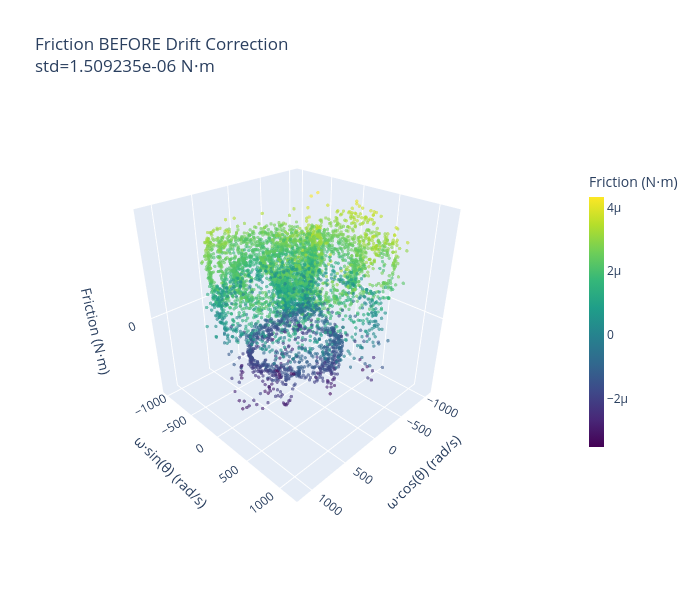
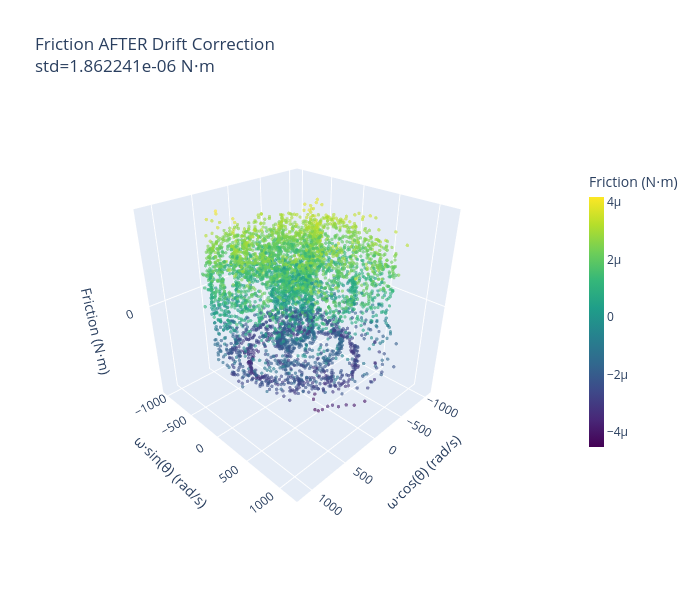
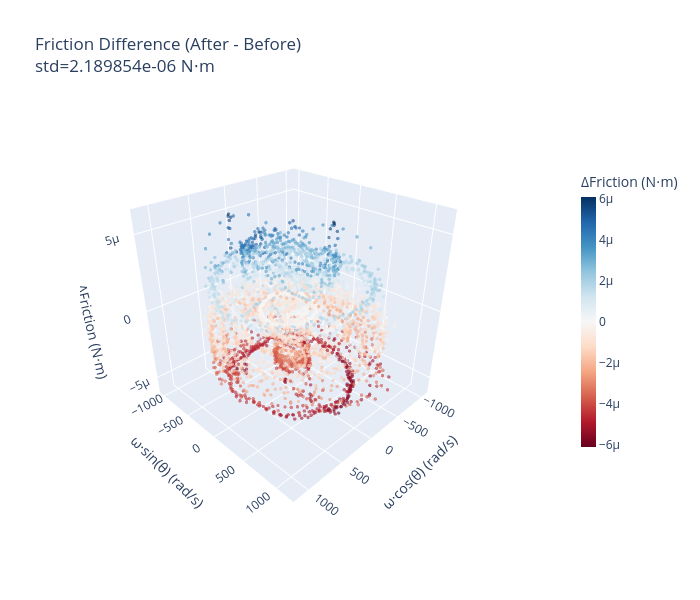

The code cell stored with these charts, in order, in its notebook:
### Code cell
## Step 5: Compute Forces and 3D Visualization

# Physical parameters for force computation
J_INITIAL = 9.33e-12  # Moment of inertia (kg⋅m²)
B_MAGNET_INITIAL = 0.00113  # Magnetic moment (A⋅m²)

# Compute magnetic torque and friction force
B_ext = mag_field_trim * 1e-3  # Convert mT to T
B_const = B_MAGNET_INITIAL * B_ext
torque = B_const * np.sin(theta_field_trim - theta_trk_trim)
frc = torque - J_INITIAL * alpha_trk_trim

print(f"Force Computation:")
print(f"  Torque range: [{np.min(torque):.6e}, {np.max(torque):.6e}] N⋅m")
print(f"  Friction range: [{np.min(frc):.6e}, {np.max(frc):.6e}] N⋅m")
print(f"  Torque std: {np.std(torque):.6e} N⋅m")
print(f"  Friction std: {np.std(frc):.6e} N⋅m")

# Compute friction BEFORE drift correction for comparison
# Check if original data exists (saved in drift correction cell)
if 'theta_field_original_before_correction' in locals() or 'theta_field_original_before_correction' in globals():
    print(f"\n{'='*70}")
    print("COMPARING FRICTION: Before vs After Drift Correction")
    print(f"{'='*70}")
    
    # Compute friction before correction
    B_ext_before = mag_field_trim * 1e-3  # Convert mT to T
    B_const_before = B_MAGNET_INITIAL * B_ext_before
    torque_before = B_const_before * np.sin(theta_field_original_before_correction - theta_trk_trim)
    frc_before = torque_before - J_INITIAL * alpha_trk_trim
    
    # Current friction (after correction)
    frc_after = frc.copy()
    
    print(f"\nFriction Statistics:")
    print(f"  Before correction: range=[{np.min(frc_before):.6e}, {np.max(frc_before):.6e}], std={np.std(frc_before):.6e}")
    print(f"  After correction:  range=[{np.min(frc_after):.6e}, {np.max(frc_after):.6e}], std={np.std(frc_after):.6e}")
    print(f"  Difference std: {np.std(frc_after - frc_before):.6e}")
    print(f"  Mean difference: {np.mean(frc_after - frc_before):.6e}")
    
    # 3D Visualization: Compare friction before and after
    import plotly.graph_objects as go
    
    # Prepare state space coordinates (same as earlier plots)
    omega_offset = omega_trk_trim - np.min(omega_trk_trim)
    theta_wrapped_viz = theta_trk_trim % (2 * np.pi)
    
    x_coords = omega_offset * np.cos(theta_wrapped_viz)
    y_coords = omega_offset * np.sin(theta_wrapped_viz)
    
    # Common camera position
    camera = dict(eye=dict(x=1.5, y=1.5, z=1.2))
    
    # Plot 1: Friction BEFORE correction
    fig_before = go.Figure(data=[go.Scatter3d(
        x=x_coords,
        y=y_coords,
        z=frc_before,
        mode='markers',
        marker=dict(
            size=2,
            color=frc_before,
            colorscale='Viridis',
            showscale=True,
            colorbar=dict(title="Friction (N⋅m)", x=1.15, len=0.7, thickness=15),
            opacity=0.6
        ),
        text=[f"θ={theta_wrapped_viz[i]:.2f} rad<br>ω={omega_trk_trim[i]:.1f} rad/s<br>F={frc_before[i]:.2e} N⋅m" 
              for i in range(len(frc_before))],
        hovertemplate='%{text}<extra></extra>'
    )])
    
    fig_before.update_layout(
        title='Friction BEFORE Drift Correction<br>std=' + f'{np.std(frc_before):.6e} N⋅m',
        scene=dict(
            xaxis_title='ω·cos(θ) (rad/s)',
            yaxis_title='ω·sin(θ) (rad/s)',
            zaxis_title='Friction (N⋅m)',
            aspectmode='cube'
        ),
        width=700,
        height=600,
        margin=dict(r=100),
        scene_camera=camera
    )
    
    # Plot 2: Friction AFTER correction
    fig_after = go.Figure(data=[go.Scatter3d(
        x=x_coords,
        y=y_coords,
        z=frc_after,
        mode='markers',
        marker=dict(
            size=2,
            color=frc_after,
            colorscale='Viridis',
            showscale=True,
            colorbar=dict(title="Friction (N⋅m)", x=1.15, len=0.7, thickness=15),
            opacity=0.6
        ),
        text=[f"θ={theta_wrapped_viz[i]:.2f} rad<br>ω={omega_trk_trim[i]:.1f} rad/s<br>F={frc_after[i]:.2e} N⋅m" 
              for i in range(len(frc_after))],
        hovertemplate='%{text}<extra></extra>'
    )])
    
    fig_after.update_layout(
        title='Friction AFTER Drift Correction<br>std=' + f'{np.std(frc_after):.6e} N⋅m',
        scene=dict(
            xaxis_title='ω·cos(θ) (rad/s)',
            yaxis_title='ω·sin(θ) (rad/s)',
            zaxis_title='Friction (N⋅m)',
            aspectmode='cube'
        ),
        width=700,
        height=600,
        margin=dict(r=100),
        scene_camera=camera
    )
    
    # Plot 3: Difference (After - Before)
    frc_diff = frc_after - frc_before
    
    fig_diff = go.Figure(data=[go.Scatter3d(
        x=x_coords,
        y=y_coords,
        z=frc_diff,
        mode='markers',
        marker=dict(
            size=2,
            color=frc_diff,
            colorscale='RdBu',
            showscale=True,
            colorbar=dict(title="ΔFriction (N⋅m)", x=1.15, len=0.7, thickness=15),
            opacity=0.6,
            cmin=-np.max(np.abs(frc_diff)),
            cmax=np.max(np.abs(frc_diff))
        ),
        text=[f"θ={theta_wrapped_viz[i]:.2f} rad<br>ω={omega_trk_trim[i]:.1f} rad/s<br>ΔF={frc_diff[i]:.2e} N⋅m" 
              for i in range(len(frc_diff))],
        hovertemplate='%{text}<extra></extra>'
    )])
    
    fig_diff.update_layout(
        title='Friction Difference (After - Before)<br>std=' + f'{np.std(frc_diff):.6e} N⋅m',
        scene=dict(
            xaxis_title='ω·cos(θ) (rad/s)',
            yaxis_title='ω·sin(θ) (rad/s)',
            zaxis_title='ΔFriction (N⋅m)',
            aspectmode='cube'
        ),
        width=700,
        height=600,
        margin=dict(r=100),
        scene_camera=camera
    )
    
    print("\nShowing 3D friction visualizations:")
    print("  1. BEFORE drift correction")
    print("  2. AFTER drift correction")
    print("  3. DIFFERENCE (After - Before)")
    
    fig_before.show()
    fig_after.show()
    fig_diff.show()
    
    print(f"\n✓ 3D friction comparison complete")
else:
    print("\n⚠ Original data before correction not available. Run drift correction cell first.")

### Figure 1 — Plotly figure (JSON) as saved in the notebook; plotly's stock layout.template omitted (floating-point values rounded to 4 significant figures; data arrays with more than 128 entries replaced by an {"elided": "..."} marker saying what was removed)
{"data": [{"hovertemplate": "%{text}<extra></extra>", "marker": {"color": {"elided": "5181 float values"}, "colorbar": {"len": 0.7, "thickness": 15, "title": {"text": "Friction (N⋅m)"}, "x": 1.15}, "colorscale": [[0, "#440154"], [0.1111, "#482878"], [0.2222, "#3e4989"], [0.3333, "#31688e"], [0.4444, "#26828e"], [0.5556, "#1f9e89"], [0.6667, "#35b779"], [0.7778, "#6ece58"], [0.8889, "#b5de2b"], [1, "#fde725"]], "opacity": 0.6, "showscale": true, "size": 2}, "mode": "markers", "text": {"elided": "5181 str values"}, "type": "scatter3d", "x": {"elided": "5181 float values"}, "y": {"elided": "5181 float values"}, "z": {"elided": "5181 float values"}}], "layout": {"height": 600, "margin": {"r": 100}, "scene": {"aspectmode": "cube", "camera": {"eye": {"x": 1.5, "y": 1.5, "z": 1.2}}, "xaxis": {"title": {"text": "ω·cos(θ) (rad/s)"}}, "yaxis": {"title": {"text": "ω·sin(θ) (rad/s)"}}, "zaxis": {"title": {"text": "Friction (N⋅m)"}}}, "title": {"text": "Friction BEFORE Drift Correction<br>std=1.509235e-06 N⋅m"}, "width": 700}}

### Figure 2 — Plotly figure (JSON) as saved in the notebook; plotly's stock layout.template omitted (floating-point values rounded to 4 significant figures; data arrays with more than 128 entries replaced by an {"elided": "..."} marker saying what was removed)
{"data": [{"hovertemplate": "%{text}<extra></extra>", "marker": {"color": {"elided": "5181 float values"}, "colorbar": {"len": 0.7, "thickness": 15, "title": {"text": "Friction (N⋅m)"}, "x": 1.15}, "colorscale": [[0, "#440154"], [0.1111, "#482878"], [0.2222, "#3e4989"], [0.3333, "#31688e"], [0.4444, "#26828e"], [0.5556, "#1f9e89"], [0.6667, "#35b779"], [0.7778, "#6ece58"], [0.8889, "#b5de2b"], [1, "#fde725"]], "opacity": 0.6, "showscale": true, "size": 2}, "mode": "markers", "text": {"elided": "5181 str values"}, "type": "scatter3d", "x": {"elided": "5181 float values"}, "y": {"elided": "5181 float values"}, "z": {"elided": "5181 float values"}}], "layout": {"height": 600, "margin": {"r": 100}, "scene": {"aspectmode": "cube", "camera": {"eye": {"x": 1.5, "y": 1.5, "z": 1.2}}, "xaxis": {"title": {"text": "ω·cos(θ) (rad/s)"}}, "yaxis": {"title": {"text": "ω·sin(θ) (rad/s)"}}, "zaxis": {"title": {"text": "Friction (N⋅m)"}}}, "title": {"text": "Friction AFTER Drift Correction<br>std=1.862241e-06 N⋅m"}, "width": 700}}

### Figure 3 — Plotly figure (JSON) as saved in the notebook; plotly's stock layout.template omitted (floating-point values rounded to 4 significant figures; data arrays with more than 128 entries replaced by an {"elided": "..."} marker saying what was removed)
{"data": [{"hovertemplate": "%{text}<extra></extra>", "marker": {"cmax": 6.096e-06, "cmin": -6.096e-06, "color": {"elided": "5181 float values"}, "colorbar": {"len": 0.7, "thickness": 15, "title": {"text": "ΔFriction (N⋅m)"}, "x": 1.15}, "colorscale": [[0, "rgb(103,0,31)"], [0.1, "rgb(178,24,43)"], [0.2, "rgb(214,96,77)"], [0.3, "rgb(244,165,130)"], [0.4, "rgb(253,219,199)"], [0.5, "rgb(247,247,247)"], [0.6, "rgb(209,229,240)"], [0.7, "rgb(146,197,222)"], [0.8, "rgb(67,147,195)"], [0.9, "rgb(33,102,172)"], [1, "rgb(5,48,97)"]], "opacity": 0.6, "showscale": true, "size": 2}, "mode": "markers", "text": {"elided": "5181 str values"}, "type": "scatter3d", "x": {"elided": "5181 float values"}, "y": {"elided": "5181 float values"}, "z": {"elided": "5181 float values"}}], "layout": {"height": 600, "margin": {"r": 100}, "scene": {"aspectmode": "cube", "camera": {"eye": {"x": 1.5, "y": 1.5, "z": 1.2}}, "xaxis": {"title": {"text": "ω·cos(θ) (rad/s)"}}, "yaxis": {"title": {"text": "ω·sin(θ) (rad/s)"}}, "zaxis": {"title": {"text": "ΔFriction (N⋅m)"}}}, "title": {"text": "Friction Difference (After - Before)<br>std=2.189854e-06 N⋅m"}, "width": 700}}
